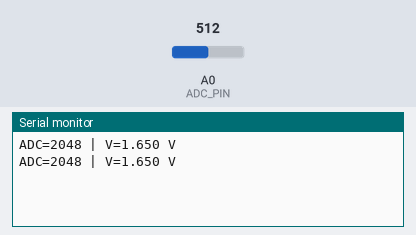
Bench run of a sketch on a simulated Arduino Zero (SAMD21). On the bench: the last lines printed to the serial monitor. Inputs (shaded band) come from the test bench; at power-on: A0 (ADC_PIN) = 512 (analog values on the 0–1023 scale).

Above: at 2.8 s.
2.9 s: A0 (ADC_PIN) set to 716
At 3.4 s:
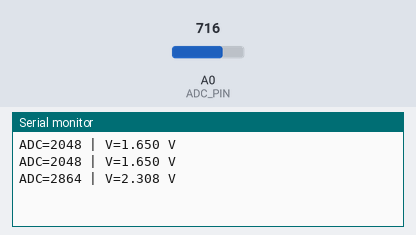
4.4 s: A0 (ADC_PIN) set to 900
At 5.8 s:
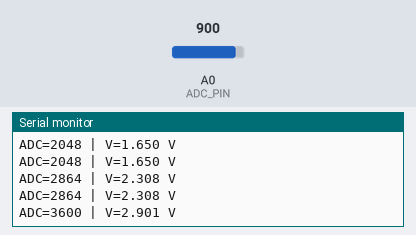
Timing chart, 0 to 7.4 s (numbered marks = the images above; inputs shaded):
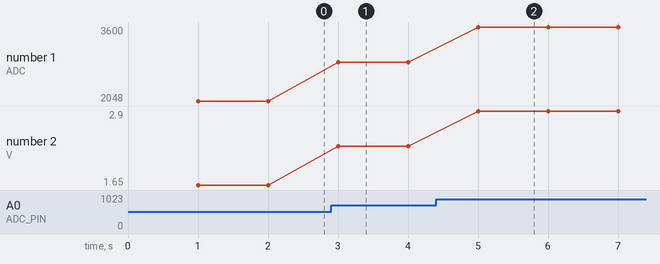

The sketch:

T1.ino
```cpp
// P1 - Tarea 1: Leer ADC cada 1 segundo y mostrar por consola
// Arduino Nano 33 BLE Sense (3.3V máx en entradas analógicas)

const int ADC_PIN = A0;


const int ADC_BITS = 12;  // 10 o 12 típicamente

unsigned long t0 = 0;

void setup() {
  Serial.begin(115200);
  while (!Serial) { }  // espera a abrir el monitor serie (USB)

  analogReadResolution(ADC_BITS);   // 12 bits => 0..4095
}

void loop() {
  if (millis() - t0 >= 1000) {   // cada 1000 ms
    t0 = millis();

    int adc = analogRead(ADC_PIN);

    // Convertir a voltios (suponiendo Vref = 3.3V)
    float v = (adc * 3.3f) / ((1 << ADC_BITS) - 1);

    // Formateo con sprintf (como en el material de apoyo)
    char msg[64];
    snprintf(msg, sizeof(msg), "ADC=%d | V=%.3f V", adc, v);
    Serial.println(msg);
  }
}
```

Measured:
- after the input at 2.9 s, the serial monitor: prints a new line after 0.10 s (image 1)
- after the input at 4.4 s, the serial monitor: prints a new line after 0.60 s (image 2)
- plotted number 1: 2048 → 2864 after the input at 2.9 s, 2864 → 3600 after the input at 4.4 s
- plotted number 2: 1.65 → 2.31 after the input at 2.9 s, 2.31 → 2.9 after the input at 4.4 s
